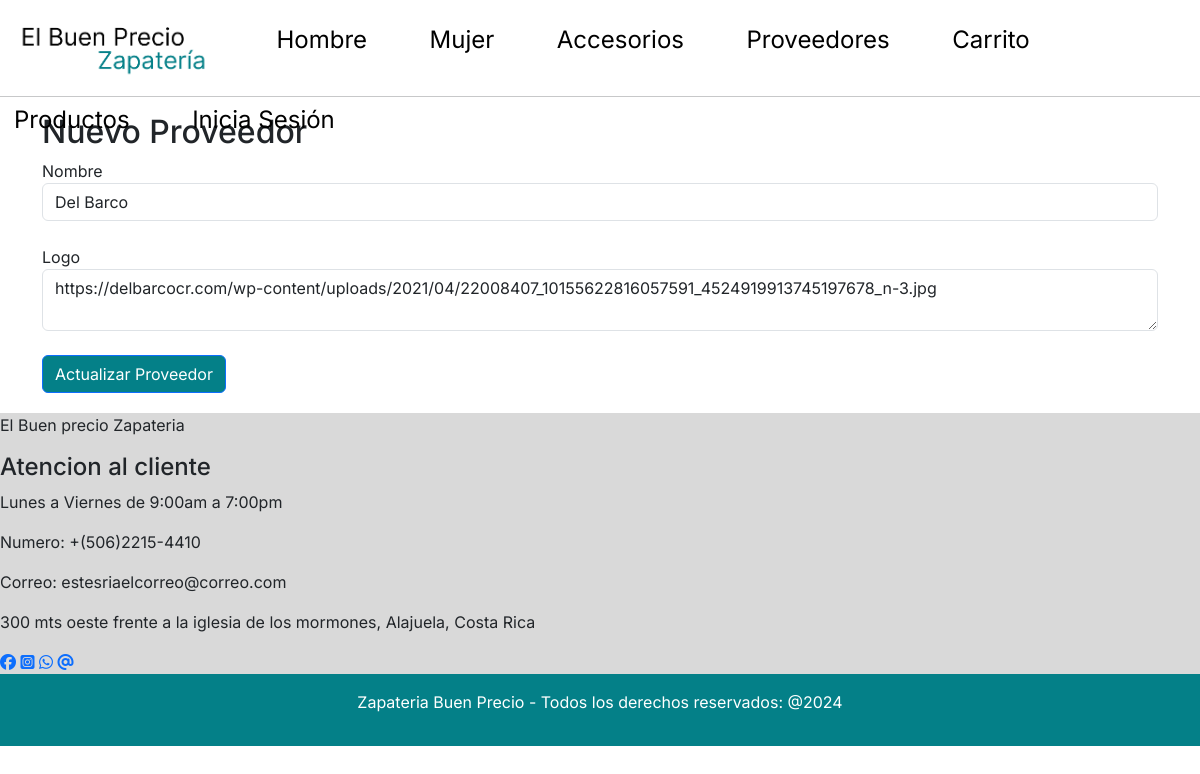
Page /actualizarproveedores.php on the committed database.
### tables this page shows
CREATE TABLE `proveedores` (
  `Id_Proveedor` int(11) NOT NULL,
  `Nombre` varchar(255) NOT NULL,
  `Logo` varchar(255) NOT NULL
);

### DAL/proveedoresCrud.php (called while the page is built, shortened)
<?php
function getObject($sql){
    try{
        $oConexion = conectarDb();
        if(mysqli_set_charset($oConexion, "utf8")){
            if(!$result = mysqli_query($oConexion, $sql)) die();
            $retorno = null;
            while ($row = mysqli_fetch_array($result)){
                $retorno = $row;
            }
        }
    }catch(\Throwable $th){
        echo $th;
    }finally{
        Desconectar($oConexion);
    }
    return $retorno;
}
?>

### actualizarproveedores.php (the view, shortened to what this page needs)
<?php
include_once 'include/templates/header.php';
require_once "DAL/proveedoresCrud.php";
if($_SERVER['REQUEST_METHOD']== 'GET'){
    $id= recogeGet("id");
    $query = "select Id_Proveedor, Nombre, Logo from proveedores where Id_Proveedor = '$id'";
    $mySession = getObject($query);
    if($mySession != null){
            $nombre = $mySession['Nombre'];
            $logo = $mySession['Logo'];
        }else{
        }
    }
?>
<main>
    <div class="container">
        <h2>Nuevo Proveedor</h2>
        <form method="post" action="<?php echo $_SERVER['PHP_SELF']; ?>">
            <div class="form-group">
                <label for="nombre">Nombre</label>
                <input type="text" class="form-control" id="Nombre" name="nombre" placeholder="Nombre" maxlength="255"
                    value="<?= $nombre ?>">
            </div>
            <br>
            <div class="form-group">
                <label for="logo">Logo</label>
                <textarea class="form-control" id="Logo" name="logo" rows="2"
                    maxlength="255"><?= $logo ?></textarea>
            </div>
            <br>
            <div>
                <button type="submit" class="btn btn-primary color-boton">Actualizar Proveedor</button>
            </div>
        </form>
    </div>
</main>
<?php
include_once 'include/templates/footer.php';
?>
</html>

### css/styles.css (style rules this page uses)
* { font-family: "Inter", sans-serif; font-optical-sizing: auto; }
.color-boton { background-color: #048088; }

### rows in the picture
proveedores: nombre "Del Barco", logo "https://delbarcocr.com/wp-content/uploads/2021/04/22008407_10155622816057591_4524919913745197678_n-3.jpg"
